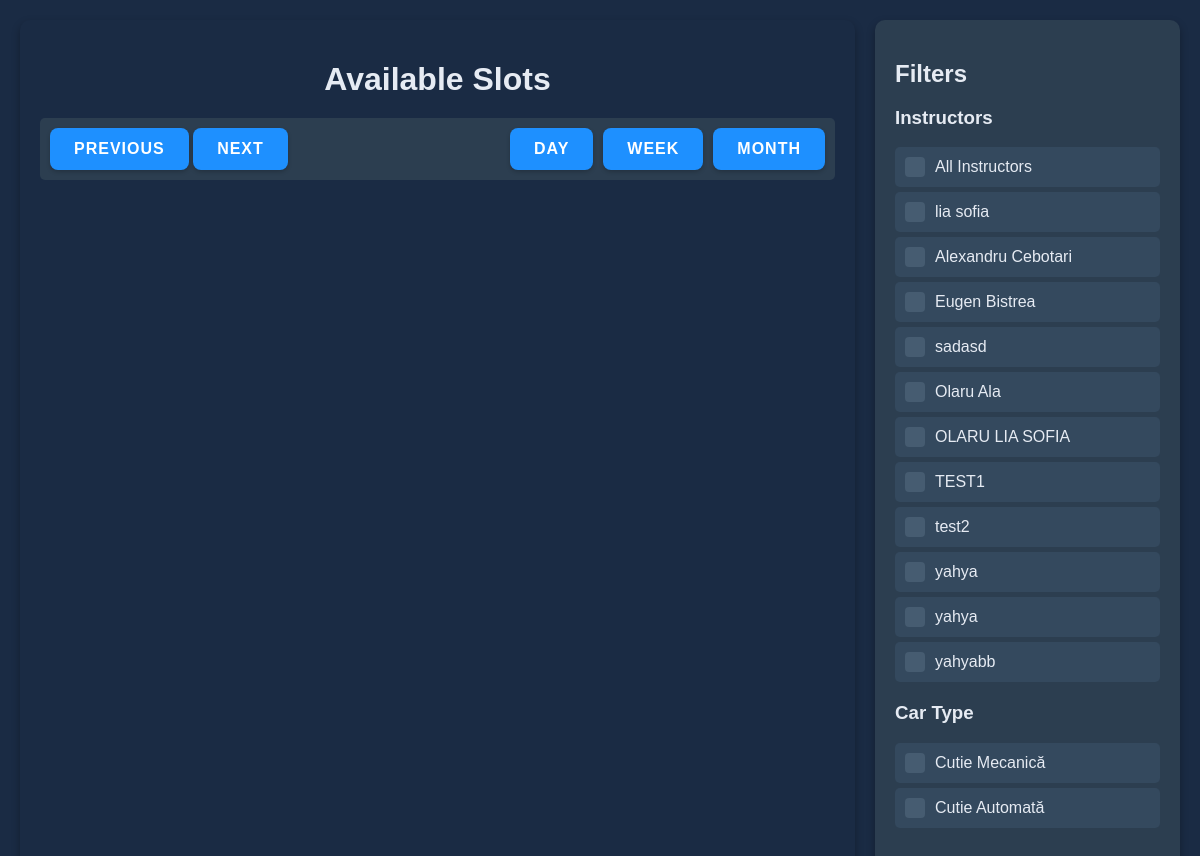
/bookings/, run on an earlier commit of the app's database.
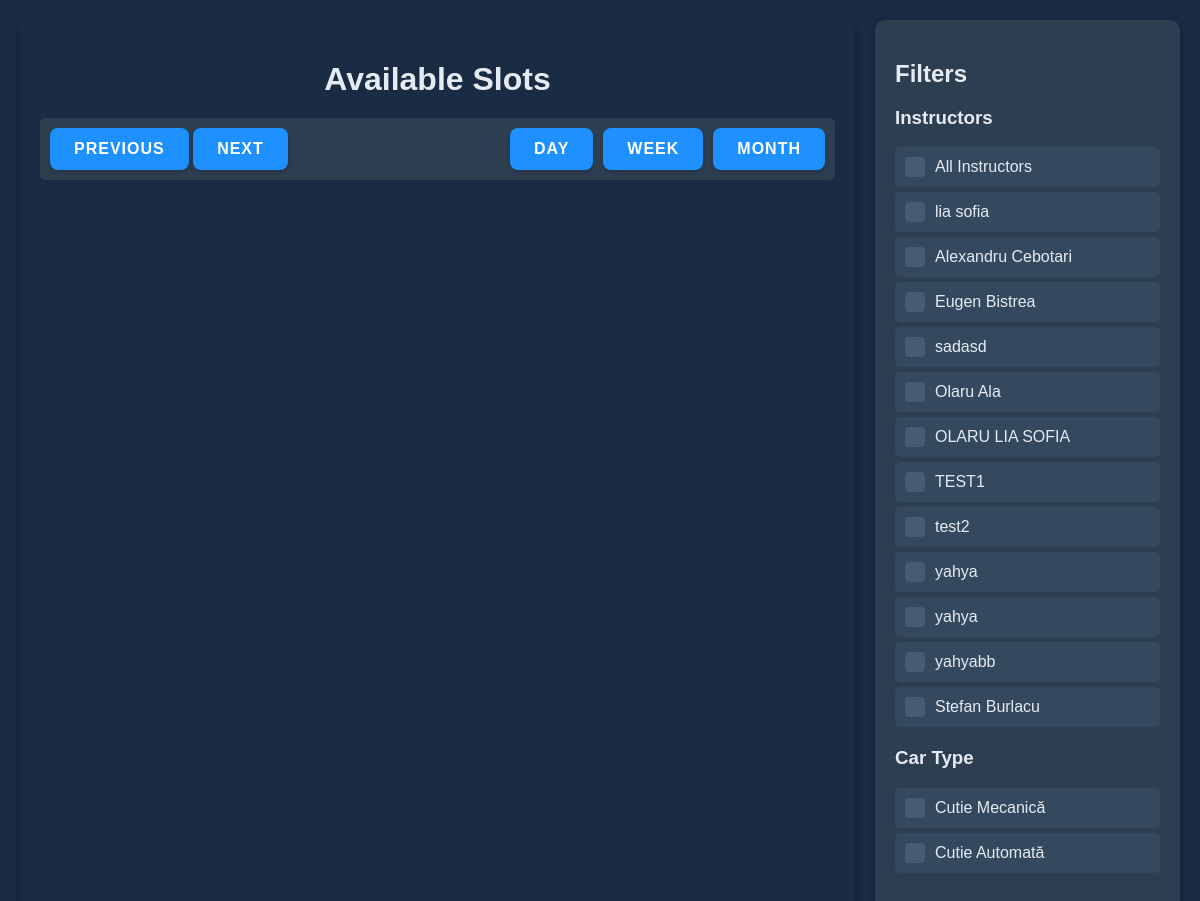
And on a later commit of the database.
### instructors/models.py (models this page shows, shortened)
class Instructor(models.Model):
    user = models.OneToOneField(CustomUser, on_delete=models.CASCADE)
    name = models.CharField(max_length=100)
    profile_picture = models.ImageField(upload_to='instructor_profiles/', blank=True, null=True)

### bookings/views.py (the view, shortened to what this page needs)
# urls.py: path('', calendar_view, name='calendar'),
def calendar_view(request):
    instructors = Instructor.objects.all()
    available_slots = TimeSlot.objects.filter(is_booked=False).values(
        'id', 'date', 'start_time', 'end_time', 'car_type', 'instructor__name'
    )
    available_slots = [
        {
            'id': slot['id'],
            'date': slot['date'].isoformat(),
            'start_time': slot['start_time'].strftime('%H:%M'),
            'end_time': slot['end_time'].strftime('%H:%M'),
            'car_type': slot['car_type'],
            'instructor_name': slot['instructor__name'],
        }
        for slot in available_slots
    ]
    return render(request, 'bookings/calendar.html', {
        'instructors': instructors,
        'available_slots': available_slots,
    })

### bookings/templates/bookings/calendar.html (shortened to what this page needs)
<!DOCTYPE html>
<html lang="en">
<head>
</head>
<body>
    <div class="container">
        <div class="calendar">
            <h1>Available Slots</h1>
            <div class="header-controls">
                <div>
                    <button id="prev">Previous</button>
                    <button id="next">Next</button>
                </div>
                <div class="view-buttons">
                    <button id="dayView">Day</button>
                    <button id="weekView">Week</button>
                    <button id="monthView">Month</button>
                </div>
            </div>
        </div>
        <div class="filter-column">
            <h2>Filters</h2>
            <div class="filter-section">
                <h3>Instructors</h3>
                <label class="filter-label">
                    <span></span>
                    All Instructors
                </label>
                {% for instructor in instructors %}
                    <label class="filter-label">
                        <span></span>
                        {{ instructor.name }}
                    </label>
                {% endfor %}
            </div>
            <div class="filter-section">
                <h3>Car Type</h3>
                <label class="filter-label">
                    <span></span>
                    Cutie Mecanică
                </label>
                <label class="filter-label">
                    <span></span>
                    Cutie Automată
                </label>
            </div>
        </div>
    </div>
</body>
</html>

What changed in the data, as far as the page shows it:
added Instructor: name "Stefan Burlacu"
